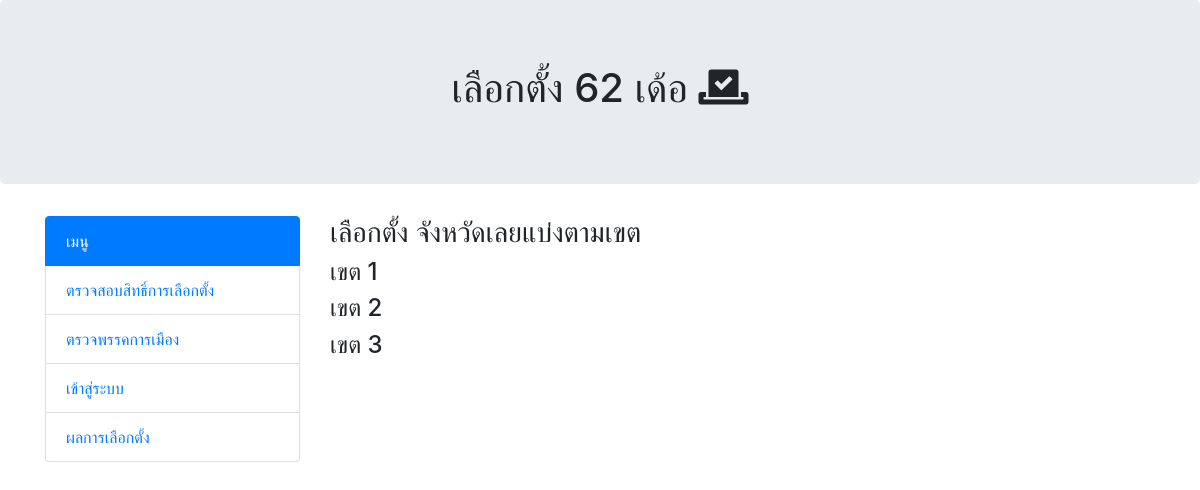
The page /checkCadidate.php on the database as committed earlier.
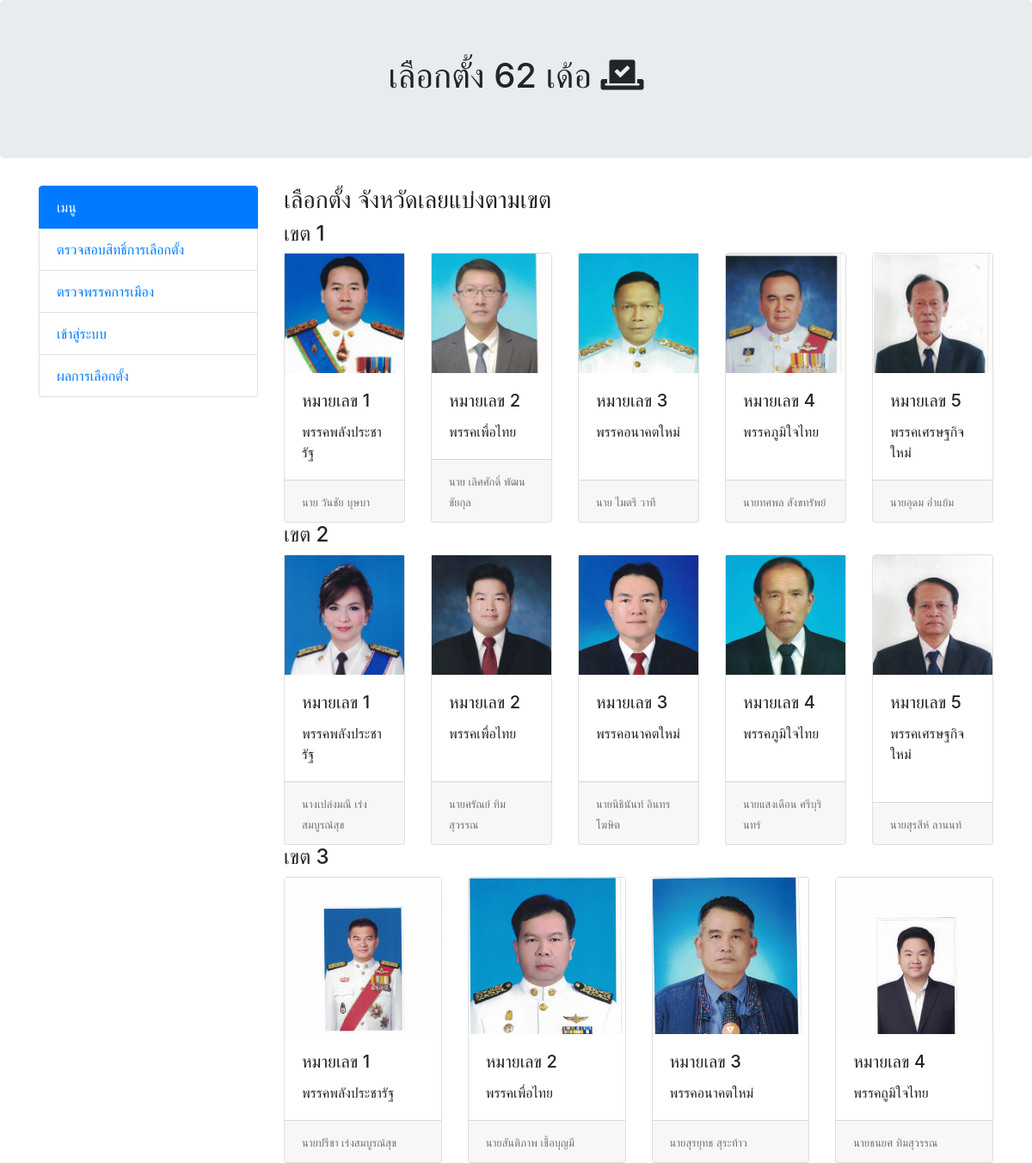
The same page on the database as committed later.
### tables this page shows
CREATE TABLE `applicant` (
  `Number_applicant` int(11) NOT NULL,
  `Logo_applicant` varchar(255) NOT NULL,
  `ID_Candidate` int(11) NOT NULL,
  `Name_applicant` varchar(255) NOT NULL,
  `Logo_Candidate` varchar(255) NOT NULL,
  `Candidate_name` varchar(64) NOT NULL,
  `Area_ID` int(11) NOT NULL
);

### checkCadidate.php (the view, shortened to what this page needs)
<?php
include "./include/config.php";
$data = "SELECT * FROM `applicant` WHERE AREA_ID = 1";
$result = mysqli_query($con, $data);
$data = "SELECT * FROM `applicant` WHERE AREA_ID = 2";
$result1 = mysqli_query($con, $data);
$data = "SELECT * FROM `applicant` WHERE AREA_ID = 3";
$result2 = mysqli_query($con, $data);
?>
<!DOCTYPE html>
<html lang="en">
<head>
  <?php include "./include/header.php"; ?>
</head>
<body>
  <div class="jumbotron text-center">
    <h1>เลือกตั้ง 62 เด้อ <i class="fas fa-vote-yea"></i> </h1>
  </div>
  <div class="container">
    <div class="row">
      <div class="col-sm-3">
        <?php include "include/menu.php"; ?>
      </div>
      <div class="col-sm-9">
        <div class="area1">
          <h3>เลือกตั้ง จังหวัดเลยแบ่งตามเขต</h3>
          <h4>เขต 1</h4>
          <div class="card-deck">
            <?php
            while ($row = mysqli_fetch_array($result)) { ?>
              <div class="card">
                <img src="<?php echo $row['Logo_Candidate'] ?> " class="img-fluid" alt="...">
                <div class="card-body">
                  <h5 class="card-title">หมายเลข <?php echo $row['Number_applicant'] ?></h5>
                  <p class="card-text"><?php echo $row['Name_applicant'] ?></p>
                </div>
                <div class="card-footer">
                  <small class="text-muted"><?php echo $row['Candidate_name'] ?></small>
                </div>
              </div>
            <?php } ?>
          </div>
        </DIV>
        <div class="area1">
          <h4>เขต 2</h4>
          <div class="card-deck">
            <?php
            while ($row = mysqli_fetch_array($result1)) { ?>
              <div class="card">
                <img src="<?php echo $row['Logo_Candidate'] ?> " class="img-fluid" alt="...">
                <div class="card-body">
                  <h5 class="card-title">หมายเลข <?php echo $row['Number_applicant'] ?></h5>
                  <p class="card-text"><?php echo $row['Name_applicant'] ?></p>
                </div>
                <div class="card-footer">
                  <small class="text-muted"><?php echo $row['Candidate_name'] ?></small>
                </div>
              </div>
            <?php } ?>
          </div>
        </DIV>
        <div class="area1">
          <h4>เขต 3</h4>
          <div class="card-deck">
            <?php
            while ($row = mysqli_fetch_array($result2)) { ?>
              <div class="card">
                <img src="<?php echo $row['Logo_Candidate'] ?> " class="img-fluid" alt="...">
                <div class="card-body">
                  <h5 class="card-title">หมายเลข <?php echo $row['Number_applicant'] ?></h5>
                  <p class="card-text"><?php echo $row['Name_applicant'] ?></p>
                </div>
                <div class="card-footer">
                  <small class="text-muted"><?php echo $row['Candidate_name'] ?></small>
                </div>
              </div>
            <?php } ?>
          </div>
        </DIV>
      </div>
    </div>
  </div>
</body>
</html>

### include/header.php (shortened to what this page needs)
<link rel="stylesheet" href="https://maxcdn.bootstrapcdn.com/bootstrap/4.3.1/css/bootstrap.min.css">
<link rel="stylesheet" href="https://use.fontawesome.com/releases/v5.8.1/css/all.css">

### include/menu.php
<ul class="list-group">
    <li class="list-group-item active">เมนู</li>
    <li class="list-group-item"><a href="checkUser.php">ตรวจสอบสิทธิ์การเลือกตั้ง</a></li>
    <li class="list-group-item"><a href="checkCadidate.php">ตรวจพรรคการเมือง</a></li>
    <li class="list-group-item"><a href="Login.php">เข้าสู่ระบบ</a></li>
    <li class="list-group-item"><a href="data_Add.php">ผลการเลือกตั้ง</a></li>
</ul>

Rows that differ between the two databases and show on the page:
now on this page (row edited): applicant: Logo_Candidate (picture), Number_applicant "1", Name_applicant "พรรคพลังประชารัฐ", Candidate_name "นาย วันชัย บุษบา", shown under "เขต 1"
now on this page (row edited): applicant: Logo_Candidate (picture), Number_applicant "2", Name_applicant "พรรคเพื่อไทย", Candidate_name "นาย เลิศศักดิ์ พัฒนชัยกุล", shown under "เขต 1"
now on this page (row edited): applicant: Logo_Candidate (picture), Number_applicant "3", Name_applicant "พรรคอนาคตใหม่", Candidate_name "นาย ไมตรี วาที", shown under "เขต 1"
added applicant: Logo_Candidate (picture), Number_applicant "4", Name_applicant "พรรคภูมิใจไทย", Candidate_name "นายทศพล สังขทรัพย์", shown under "เขต 1"
added applicant: Logo_Candidate (picture), Number_applicant "5", Name_applicant "พรรคเศรษฐกิจใหม่", Candidate_name "นายอุดม อ่ำแย้ม", shown under "เขต 1"
added applicant: Logo_Candidate (picture), Number_applicant "1", Name_applicant "พรรคพลังประชารัฐ", Candidate_name "นางเปล่งมณี เร่งสมบูรณ์สุข", shown under "เขต 2"
added applicant: Logo_Candidate (picture), Number_applicant "2", Name_applicant "พรรคเพื่อไทย", Candidate_name "นายศรัณย์ ทิมสุวรรณ", shown under "เขต 2"
added applicant: Logo_Candidate (picture), Number_applicant "3", Name_applicant "พรรคอนาคตใหม่", Candidate_name "นายนิธินันท์ อินทรโฆษิต", shown under "เขต 2"
added applicant: Logo_Candidate (picture), Number_applicant "4", Name_applicant "พรรคภูมิใจไทย", Candidate_name "นายแสงเดือน ศรีบุรินทร์", shown under "เขต 2"
added applicant: Logo_Candidate (picture), Number_applicant "5", Name_applicant "พรรคเศรษฐกิจใหม่", Candidate_name "นายสุรสีห์ ลานนท์", shown under "เขต 2"
added applicant: Logo_Candidate (picture), Number_applicant "1", Name_applicant "พรรคพลังประชารัฐ", Candidate_name "นายปรีชา เร่งสมบูรณ์สุข", shown under "เขต 3"
added applicant: Logo_Candidate (picture), Number_applicant "2", Name_applicant "พรรคเพื่อไทย", Candidate_name "นายสันติภาพ เชื้อบุญมี", shown under "เขต 3"
added applicant: Logo_Candidate (picture), Number_applicant "3", Name_applicant "พรรคอนาคตใหม่", Candidate_name "นายสุรยุทธ สุระท้าว", shown under "เขต 3"
added applicant: Logo_Candidate (picture), Number_applicant "4", Name_applicant "พรรคถูมิใจไทย", Candidate_name "นายธนยศ ทิมสุวรรณ", shown under "เขต 3"
